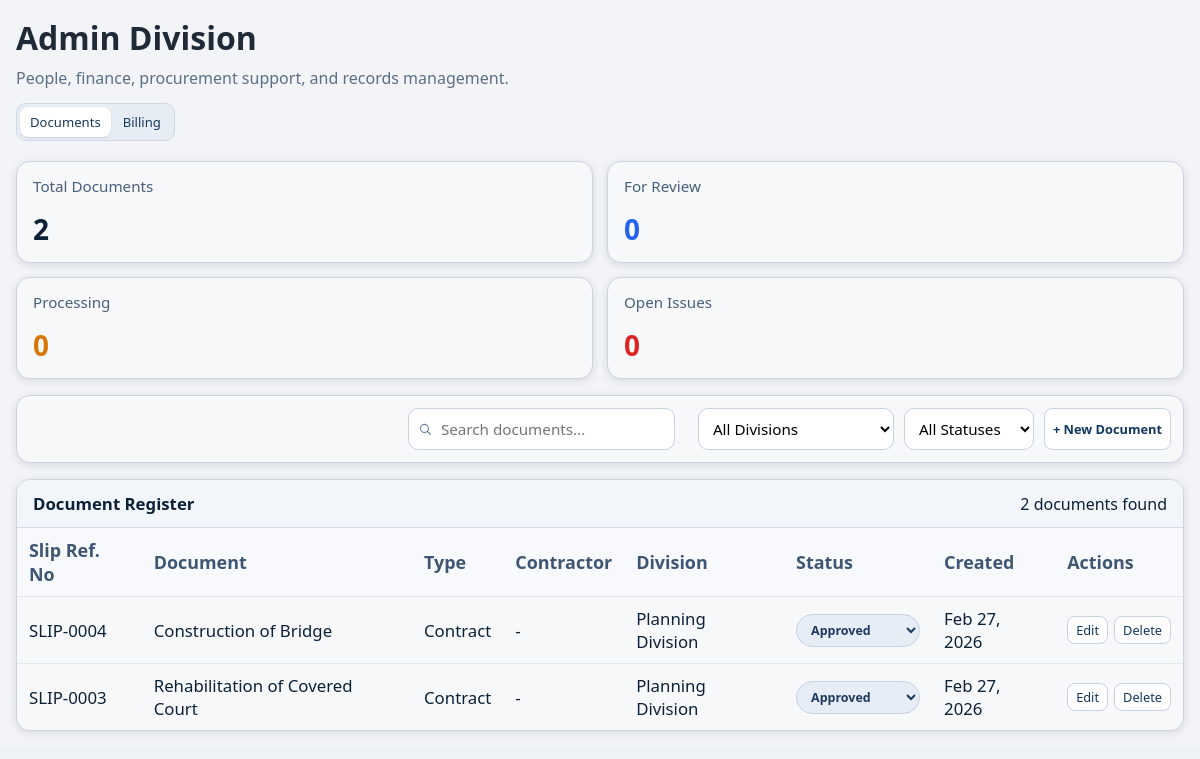
The app's page /admin-division/dashboard/ (signed in), older data.
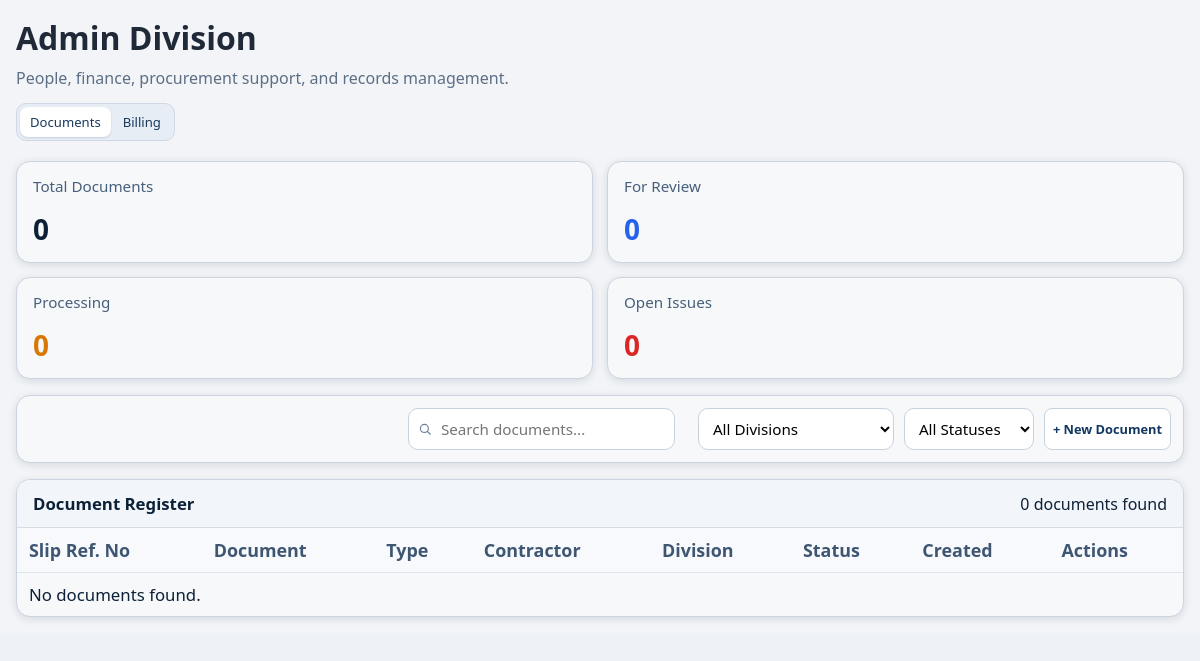
The same page, newer data.
### main/models.py (models this page shows, shortened)
class Document(models.Model):
    TYPE_SITE_INSTRUCTION = "site_instruction"
    TYPE_NCR = "ncr"
    TYPE_DED_PACKAGE = "ded_package"
    TYPE_BILLING_PACKET = "billing_packet"
    TYPE_WORK_ORDER = "work_order"
    TYPE_REPORT = "report"
    TYPE_CONTRACT = "contract"
    TYPE_OTHER = "other"
    TYPE_CHOICES = [
        (TYPE_SITE_INSTRUCTION, "Site Instruction"),
        (TYPE_NCR, "NCR"),
        (TYPE_DED_PACKAGE, "DED Package"),
        (TYPE_BILLING_PACKET, "Billing Packet"),
        (TYPE_WORK_ORDER, "Work Order"),
        (TYPE_REPORT, "Report"),
        (TYPE_CONTRACT, "Contract"),
        (TYPE_OTHER, "Other"),
    ]
    DIV_ADMIN = "admin"
    DIV_PLANNING = "planning"
    DIV_CONSTRUCTION = "construction"
    DIV_QUALITY = "quality"
    DIV_MAINTENANCE = "maintenance"
    DIVISION_CHOICES = [
        (DIV_ADMIN, "Admin Division"),
        (DIV_PLANNING, "Planning Division"),
        (DIV_CONSTRUCTION, "Construction Division"),
        (DIV_QUALITY, "Quality Division"),
        (DIV_MAINTENANCE, "Maintenance Division"),
    ]
    STATUS_DRAFT = "draft"
    STATUS_FOR_REVIEW = "for_review"
    STATUS_ROUTED = "routed"
    STATUS_PROCESSING = "processing"
    STATUS_APPROVED = "approved"
    STATUS_OPEN = "open"
    STATUS_CLOSED = "closed"
    STATUS_CHOICES = [
        (STATUS_DRAFT, "Draft"),
        (STATUS_FOR_REVIEW, "For Review"),
        (STATUS_ROUTED, "Routed"),
        (STATUS_PROCESSING, "Processing"),
        (STATUS_APPROVED, "Approved"),
        (STATUS_OPEN, "Open"),
        (STATUS_CLOSED, "Closed"),
    ]
    document_name = models.CharField(max_length=255)
    location = models.CharField(max_length=255, blank=True)
    doc_type = models.CharField(max_length=20, choices=TYPE_CHOICES, default=TYPE_OTHER)
    division = models.CharField(max_length=20, choices=DIVISION_CHOICES, default=DIV_ADMIN)
    project = models.ForeignKey(
        "PlanningProject",
        on_delete=models.SET_NULL,
        null=True,
        blank=True,
        related_name="documents",
    )
    status = models.CharField(max_length=20, choices=STATUS_CHOICES, default=STATUS_DRAFT)
    description = models.TextField(blank=True)
    date_received_by_peo = models.DateField(null=True, blank=True)
    date_released_to_admin = models.DateField(null=True, blank=True)
    date_received_from_admin = models.DateField(null=True, blank=True)
    date_released_to_accounting = models.DateField(null=True, blank=True)
    billing_type = models.CharField(max_length=120, blank=True)
    contractor_name = models.CharField(max_length=255, blank=True)
    percentage = models.DecimalField(max_digits=5, decimal_places=2, null=True, blank=True)
    contract_amount = models.DecimalField(max_digits=12, decimal_places=2, null=True, blank=True)
    revised_contract_amount = models.DecimalField(max_digits=12, decimal_places=2, null=True, blank=True)
    period_covered = models.CharField(max_length=120, blank=True)
    date_started = models.DateField(null=True, blank=True)
    completion_date = models.DateField(null=True, blank=True)
    created_by = models.ForeignKey(
        settings.AUTH_USER_MODEL,
        on_delete=models.SET_NULL,
        null=True,
        blank=True,
        related_name="documents_created",
    )
    created_at = models.DateTimeField(auto_now_add=True)
    class Meta:
        ordering = ["-created_at"]

### main/views.py (the view, shortened to what this page needs)
# urls.py: path("admin-division/dashboard/", views.admin_div_dashboard, name="admin_div_dashboard"),
@login_required
@xframe_options_sameorigin
def admin_div_dashboard(request):
    active_tab = request.GET.get("tab", "documents")
    open_create_modal = request.GET.get("new_document") == "1"
    if active_tab not in {"documents", "billing"}:
        active_tab = "documents"
    if not _table_exists(Document):
        context = _admin_fallback_context(active_tab=active_tab)
        return render(request, "Admin/admin_div.html", context)
    form = DocumentForm()
    show_modal = False
    editing_document = None
    edit_document_id = request.GET.get("edit_document")
    if active_tab == "documents" and edit_document_id:
        editing_document = Document.objects.filter(id=edit_document_id).first()
        if editing_document:
            form = DocumentForm(instance=editing_document)
            show_modal = True
    elif active_tab == "documents" and open_create_modal:
        show_modal = True
    search = request.GET.get("q", "").strip()
    division = request.GET.get("division", "").strip()
    status = request.GET.get("status", "").strip()
    documents_qs = Document.objects.all()
    documents_filtered = documents_qs
    if division:
        documents_filtered = documents_filtered.filter(division=division)
    if status:
        documents_filtered = documents_filtered.filter(status=status)
    billing_qs = documents_qs.filter(
        Q(billing_type__isnull=False) & ~Q(billing_type="")
        | Q(doc_type=Document.TYPE_BILLING_PACKET)
    )
    if status:
        billing_qs = billing_qs.filter(status=status)
    if active_tab == "billing":
        paginator = Paginator(billing_qs, 8)
    else:
        paginator = Paginator(documents_filtered, 8)
    page_obj = paginator.get_page(request.GET.get("page"))
    reports_map = {}
    if _table_exists(ConstructionStatusReport):
        project_names = {
            ((doc.project.project_title if doc.project else doc.document_name) or "").strip()
            for doc in page_obj.object_list
            if doc.doc_type == Document.TYPE_CONTRACT
        }
        project_names = {name for name in project_names if name}
        if project_names:
            reports = ConstructionStatusReport.objects.filter(project_name__in=project_names).values(
                "project_name", "contractor"
            )
            for report in reports:
                key = (report.get("project_name") or "").strip().lower()
                contractor = (report.get("contractor") or "").strip()
                if key and contractor:
                    reports_map[key] = contractor
    for doc in page_obj.object_list:
        doc.contractor_display = "-"
        if doc.doc_type == Document.TYPE_CONTRACT:
            if (doc.contractor_name or "").strip():
                doc.contractor_display = doc.contractor_name.strip()
                continue
            lookup_title = ((doc.project.project_title if doc.project else doc.document_name) or "").strip().lower()
            if lookup_title:
                doc.contractor_display = reports_map.get(lookup_title, "-")
    billing_base = Document.objects.filter(
        Q(billing_type__isnull=False) & ~Q(billing_type="")
        | Q(doc_type=Document.TYPE_BILLING_PACKET)
    )
    context = {
        "active_tab": active_tab,
        "form": form,
        "show_modal": show_modal,
        "editing_document": editing_document,
        "documents": page_obj.object_list if active_tab == "documents" else documents_filtered[:0],
        "billing_records": page_obj.object_list if active_tab == "billing" else billing_qs[:0],
        "page_obj": page_obj,
        "search": search,
        "selected_division": division,
        "selected_status": status,
        "division_choices": Document.DIVISION_CHOICES,
        "status_choices": Document.STATUS_CHOICES,
        "total_documents": Document.objects.count(),
        "for_review_count": Document.objects.filter(status=Document.STATUS_FOR_REVIEW).count(),
        "processing_count": Document.objects.filter(status=Document.STATUS_PROCESSING).count(),
        "open_issues_count": Document.objects.filter(status=Document.STATUS_OPEN).count(),
        "total_billing_records": billing_base.count(),
        "billing_for_review_count": billing_base.filter(status=Document.STATUS_FOR_REVIEW).count(),
        "billing_processing_count": billing_base.filter(status=Document.STATUS_PROCESSING).count(),
        "billing_approved_count": billing_base.filter(status=Document.STATUS_APPROVED).count(),
    }
    return render(request, "Admin/admin_div.html", context)

### main/templates/Admin/admin_div.html (shortened to what the changed rows need)
{% load static %}
<!DOCTYPE html>
<html lang="en">
<head>
    <link rel="stylesheet" href="{% static 'CSS/styles.css' %}">
</head>
<body{% if request.GET.embedded %} class="embedded-maintenance-view"{% endif %}>
    <div class="app-shell">
        <div class="workspace">
            <main class="page">
                <h2>Admin Division</h2>
                <section class="metrics">
                    {% if active_tab == 'billing' %}
                    <article class="metric-card">
                        <h3>Total Billing Records</h3>
                        <strong>{{ total_billing_records }}</strong>
                    </article>
                    <article class="metric-card">
                        <h3>For Review</h3>
                        <strong class="blue">{{ billing_for_review_count }}</strong>
                    </article>
                    <article class="metric-card">
                        <h3>Processing</h3>
                        <strong class="orange">{{ billing_processing_count }}</strong>
                    </article>
                    <article class="metric-card">
                        <h3>Approved</h3>
                        <strong class="blue">{{ billing_approved_count }}</strong>
                    </article>
                    {% else %}
                    <article class="metric-card">
                        <h3>Total Documents</h3>
                        <strong>{{ total_documents }}</strong>
                    </article>
                    <article class="metric-card">
                        <h3>For Review</h3>
                        <strong class="blue">{{ for_review_count }}</strong>
                    </article>
                    <article class="metric-card">
                        <h3>Processing</h3>
                        <strong class="orange">{{ processing_count }}</strong>
                    </article>
                    <article class="metric-card">
                        <h3>Open Issues</h3>
                        <strong class="red">{{ open_issues_count }}</strong>
                    </article>
                    {% endif %}
                </section>
                <section class="register">
                    <div class="register-head">
                        <h3>{% if active_tab == 'billing' %}Billing Records{% else %}Document Register{% endif %}</h3>
                        <span>{{ page_obj.paginator.count }} {% if active_tab == 'billing' %}billing records{% else %}documents{% endif %} found</span>
                    </div>
                    <table>
                        {% if active_tab == 'billing' %}
                        <thead>
                            <tr>
                                <th>Ref #</th>
                                <th>Project Name</th>
                                <th>Billing Type</th>
                                <th>Percentage</th>
                                <th>Amount</th>
                                <th>Date Received</th>
                                <th>Status</th>
                                <th>Actions</th>
                            </tr>
                        </thead>
                        <tbody>
                            {% for doc in billing_records %}
                            <tr>
                                <td>BILL-{{ doc.id|stringformat:"04d" }}</td>
                                <td>{{ doc.document_name }}</td>
                                <td>{{ doc.billing_type|default:"-" }}</td>
                                <td>{% if doc.percentage %}{{ doc.percentage }}%{% else %}-{% endif %}</td>
                                <td>
                                    {% if doc.revised_contract_amount %}
                                        P{{ doc.revised_contract_amount }}
                                    {% elif doc.contract_amount %}
                                        P{{ doc.contract_amount }}
                                    {% else %}
                                        -
                                    {% endif %}
                                </td>
                                <td>{% if doc.date_received_by_peo %}{{ doc.date_received_by_peo|date:"M d, Y" }}{% else %}-{% endif %}</td>
                                <td>
                                    <form method="post" class="status-inline-form">
                                        {% csrf_token %}
                                        <input type="hidden" name="action" value="update_status">
                                        <input type="hidden" name="document_id" value="{{ doc.id }}">
                                        <input type="hidden" name="next" value="{{ request.get_full_path }}">
                                        <select name="status" class="status-inline-select" aria-label="Change status for {{ doc.document_name }}" onchange="this.form.submit()">
                                            {% for value, label in status_choices %}
                                            <option value="{{ value }}" {% if doc.status == value %}selected{% endif %}>{{ label }}</option>
                                            {% endfor %}
                                        </select>
                                    </form>
                                </td>
                                <td>
                                    <a class="action-link" href="{% url 'admin_div_dashboard' %}?tab=documents&edit_document={{ doc.id }}">Open</a>
                                </td>
                            </tr>
                            {% empty %}
                            <tr>
                                <td colspan="8">No billing records found.</td>
                            </tr>
                            {% endfor %}
                        </tbody>
                        {% else %}
                        <thead>
                            <tr>
                                <th>Slip Ref. No</th>
                                <th>Document</th>
                                <th>Type</th>
                                <th>Contractor</th>
                                <th>Division</th>
                                <th>Status</th>
                                <th>Created</th>
                                <th>Actions</th>
                            </tr>
                        </thead>
                        <tbody>
                            {% for doc in documents %}
                            <tr>
                                <td>SLIP-{{ doc.id|stringformat:"04d" }}</td>
                                <td>{{ doc.document_name }}</td>
                                <td>{{ doc.get_doc_type_display }}</td>
                                <td>{{ doc.contractor_display|default:"-" }}</td>
                                <td>{{ doc.get_division_display }}</td>
                                <td>
                                    <form method="post" class="status-inline-form">
                                        <select name="status" class="status-inline-select" aria-label="Change status for {{ doc.document_name }}" onchange="this.form.submit()">
                                            {% for value, label in status_choices %}
                                            <option value="{{ value }}" {% if doc.status == value %}selected{% endif %}>{{ label }}</option>
                                            {% endfor %}
                                        </select>
                                    </form>
                                </td>
                                <td>{{ doc.created_at|date:"M d, Y" }}</td>
                                <td>
                                    <div class="row-actions">
                                        <a class="action-link" href="{% url 'admin_div_dashboard' %}?tab=documents&edit_document={{ doc.id }}">Edit</a>
                                        <form method="post">
                                            <button class="action-btn" type="submit">Delete</button>
                                        </form>
                                    </div>
                                </td>
                            </tr>
                            {% empty %}
                            <tr>
                                <td colspan="8">No documents found.</td>
                            </tr>
                            {% endfor %}
                        </tbody>
                        {% endif %}
                    </table>
                </section>
            </main>
        </div>
    </div>
</body>
</html>

Row changes from the older to the newer data that the page shows:
removed Document: id "0004", document_name "Construction of Bridge", doc_type "Contract", contractor_display "-", division "Planning Division", status "Approved", created_at "Feb 27, 2026"
removed Document: id "0003", document_name "Rehabilitation of Covered Court", doc_type "Contract", contractor_display "-", division "Planning Division", status "Approved", created_at "Feb 27, 2026"
Text that changed along with them:
{{ total_documents }}: "2" → "0"
{{ page_obj.paginator.count }}: "2" → "0"
text now shown: "No documents found."
